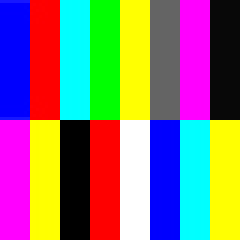
#> input picture HW11/images/q4.jpg, 80 x 80 px, found by its file name (shown 3 times larger)
$ jupyter execute HW3.ipynb   (shell and % lines are left out)   (older library calls are emulated)
#> lines starting #> are read from the running program, lines starting #| are printed output that depends on the picture
# HomeWork 3

**DeadLine : 12:00 PM 21 Mehr 1399**

**Total points : 120pts**

Import some prerequisites

[cell 1]
import cv2
import matplotlib.pyplot as plt
import numpy as np
import os
import time

Run this cell for plotting

[cell 2]
def plotter(img_list, r, w, gray, wr, hr, fig_name = None):
    '''
    Plots images' list with its' caption and saves result image if you want.

    Parameters:
        img_list (list): The list of tuples of image and its' caption.
        r (int): The number of row(s).
        w (int): The number of colunm(s).
        gray (bool): The flag for plotting images in grayscale mode.
        wr (int): The width of one figure.
        hr (int): The height of one figure.
        fig_name (str): The name of the image of the plot. if not set this parameter the plot doesn't save.
    '''

    plt.rcParams['figure.figsize'] = (wr, hr)
    for i in range(len(img_list)):
        plt.subplot(r, w, i + 1)
        if img_list[i][2] == 'img':
            if gray:
                plt.imshow(img_list[i][0], cmap = 'gray')
            else:
                plt.imshow(img_list[i][0])
            plt.xticks([])
            plt.yticks([])
        elif img_list[i][2] == 'hist':
            plt.bar(np.arange(len(img_list[i][0])), img_list[i][0], color = 'c')
        else:
            raise Exception("Only image or histogram. Use third parameter of tuples in img_list and set it to img or hist.")
        plt.title(img_list[i][1])
    if fig_name is not None:
        plt.savefig(fig_name + '.png')
    plt.show()

# PART 4

Here is for your helper functions(optional)

[cell 3]
def compute_eq(image):

    h = compute_histogram(image)
    n = sum(h)
    l = len(h)

    eq = np.array(h.copy(), dtype=float)

    for i in range(1, l):
        eq[i] += eq[i-1]

    for i in range (0, l):
        eq[i] /= n
        eq[i] *= (l - 1)
        eq[i] = round(eq[i])

    return eq

In this cell you should calculate histogram. Don't use opencv methods here. You can use your implementations from HW2.

[cell 4]
def compute_histogram(image):
    '''
    Computes histogram of the input image.

    Parameters:
        image (numpy.ndarray): The input image.

    Returns:
        numpy.ndarray: The numpy array of numbers in histogram.
    '''

    histogram = np.zeros((256), np.int)

    ####### your code ########

    rows,cols = image.shape
    for row in range(0, rows):
        for col in range(0, cols):
            histogram[image[row, col]] += 1


    ##########################

    return histogram

Implement histogram matching. Don't use modules like opencv and scikit-image.

[cell 5]
def histogram_matching(img, ref_img):
    '''
    Matchs the histogram of the input image to the histogram of reference image.

    Parameters:
        img (numpy.ndarray): The input image.
        ref_img (numpy.ndarray): The reference image.

    Returns:
        numpy.ndarray: The result image.
    '''

    out_img = img.copy()

    img_eq = compute_eq(img)
    ref_eq = compute_eq(ref_img)

    mapping = [-1]*256

    for i in range(0, len(img_eq)):
        for j in range(0, len(ref_eq)):
            if(img_eq[i] == ref_eq[j]):
                mapping[i]=j

    for i in range(len(mapping)-1, -1, -1):
        if mapping[i] == -1:
            mapping[i] = mapping[i+1]

    rows,cols = img.shape
    for row in range(0, rows):
        for col in range(0, cols):
            if mapping[img[row, col]] != -1:
                out_img[row, col] = mapping[img[row, col]]

    ##########################

    return out_img

Test your implementation (dont change this cell)

[cell 6]
img = cv2.imread(os.path.join('images', 'Q4.jpg'), cv2.IMREAD_GRAYSCALE)
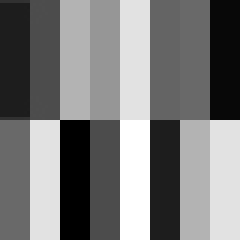
#> img: shape (80, 80) (shown 3 times larger); min 0, max 255, mean 123.1
ref_img = cv2.imread(os.path.join('images', 'Q4_ref.jpg'), cv2.IMREAD_GRAYSCALE)
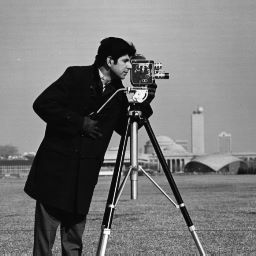
#> input picture HW03/images/Q4_ref.jpg, 256 x 256 px
#> ref_img is the input picture: shape (256, 256); min 0, max 255, mean 118.7
output = histogram_matching(img,ref_img)
#> in compute_eq, `h = compute_histogram(image)`: h = 256 values, max 1200 at index 226, min 0 at index 1, mean 25
#> in compute_eq, `n = sum(h)`: n = 6400
#> in compute_eq, `l = len(h)`: l = 256
#> in compute_eq, `eq = np.array(h.copy(), dtype=float)`: eq has the same summary as h
#> after the loop in compute_eq, `for i in range(1, l):`: eq = 256 values from 400 to 6400
#> after the loop in compute_eq, `for i in range (0, l):`: eq = 256 values from 16 to 255
#> in histogram_matching, `ref_eq = compute_eq(ref_img)`: ref_eq = 256 values from 0 to 255
#> after the loop in histogram_matching, `for i in range(0, len(img_eq)):`: mapping = 256 values, max 255 at index 255, min -1 at index 8, mean 72.26
#> the loop in histogram_matching, `for i in range(len(mapping)-1, -1, -1):` made 256 passes
#> i on passes 1 to 3: 255, 254, 253
#> after the loop in histogram_matching, `for i in range(len(mapping)-1, -1, -1):`: mapping = 256 values from 11 to 255
#> after the loop in histogram_matching, `for row in range(0, rows):`:
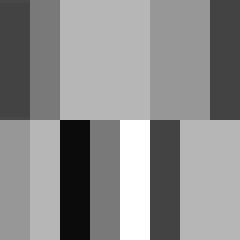
#> out_img: shape (80, 80) (shown 3 times larger); min 11, max 255, mean 140.9
h_img = compute_histogram(img)
#> h_img has the same summary as h in compute_eq
h_ref_img = compute_histogram(ref_img)
#> h_ref_img = 256 values, max 1601 at index 13, min 3 at index 250, mean 256
h_out = compute_histogram(output)
#> h_out = 256 values, max 2400 at index 182, min 0 at index 0, mean 25
image_list = []
image_list.append([img, 'input_image', 'img'])
image_list.append([ref_img, 'ref_image', 'img'])
image_list.append([output, 'result', 'img'])
image_list.append([h_img, 'img_hist', 'hist'])
image_list.append([h_ref_img, 'ref_img_hist', 'hist'])
image_list.append([h_out, 'res_hist', 'hist'])
plotter(image_list, 2, 3, True, 20, 10, 'q4')
#> the loop in plotter, `for i in range(len(img_list)):` made 6 passes
#> in plotter, `plt.savefig(fig_name + '.png')`:
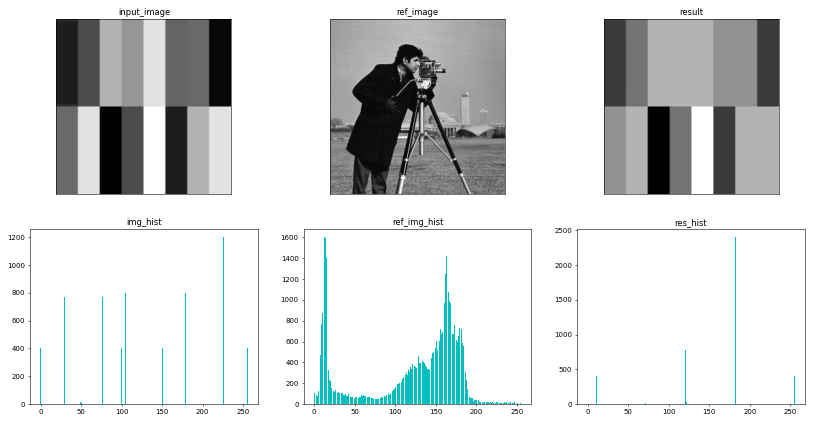
#> figure drawn by matplotlib, 6 panels; panel 4: tallest bar 1200 high, from x = 225.6 to 226.4; panel 5: tallest bar 1601 high, from x = 12.6 to 13.4; panel 6: tallest bar 2400 high, from x = 181.6 to 182.4

# PART 5

Here is for your helper functions(optional)

For making gaussian kernel don't use modules like opencv. You should implement this kernel by yourself.

[cell 7]
def gaussian_filter(size, std):
    '''
    Creates the Guassian kernel with given size and std.

    Parameters:
        size (int): The size of the kernel. It must be odd.
        std (float): The standard deviation of the kernel.

    Returns:
        numpy.ndarray: The Guassina kernel.
    '''

    kernel = np.zeros((size,size), np.float)

    ####### your code ########

    mid = int(size/2)

    k = 1/(2 * np.pi * std * std)
    for i in range(0, size):
        for j in range(0, size):
            r = mid-i
            s = mid-j
            kernel[i, j] = (1 / np.exp((r*r + s*s) / (2 * std * std)))*k

    ##########################

    return kernel

Use the OpenCV Gaussian Blur function to filter image.

[cell 8]
def opencv_filter(img):
    '''
    Applys the OpenCV's guassian blur function on input image.

    Parameters:
        img (numpy.ndarray): The input image.

    Returns:
        numpy.ndarray: The result image.
    '''

    out = None
    ####### your code ########

    out = cv2.GaussianBlur(img,(3,3),0)

    ##########################

    return out

Test your implementation (dont change this cell)

[cell 9]
img = cv2.imread(os.path.join('images', 'img5.jpg'), cv2.IMREAD_GRAYSCALE)
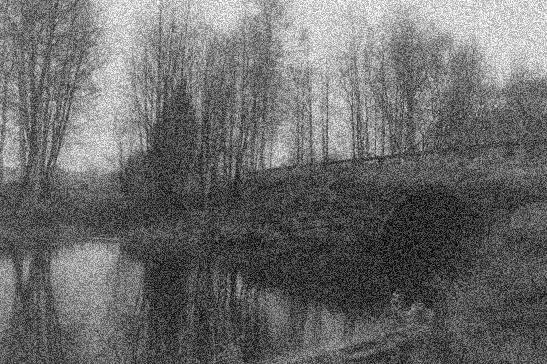
#> input picture HW03/images/img5.jpg, 547 x 364 px
#> img is the input picture: shape (364, 547); min 0, max 255, mean 106.6
size = 3
std = 1
t1 = time.time()
kernel = gaussian_filter(size, std)
#> in gaussian_filter, `kernel = np.zeros((size,size), np.float)`: kernel = [[0, 0, 0], [0, 0, 0], [0, 0, 0]]
#> in gaussian_filter, `k = 1/(2 * np.pi * std * std)`: k = 0.159
#> after the loop in gaussian_filter, `for i in range(0, size):`: kernel = [[0.0585, 0.0965, 0.0585], [0.0965, 0.159, 0.0965], [0.0585, 0.0965, 0.0585]]
out_y_imp = cv2.filter2D(img, -1, kernel)
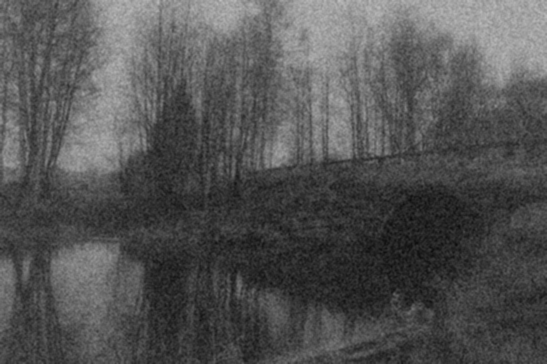
#> out_y_imp: shape (364, 547); min 12, max 191, mean 83.1
t2 = time.time()
out_ocv_imp = opencv_filter(img)
#> in opencv_filter, `out = cv2.GaussianBlur(img,(3,3),0)`:
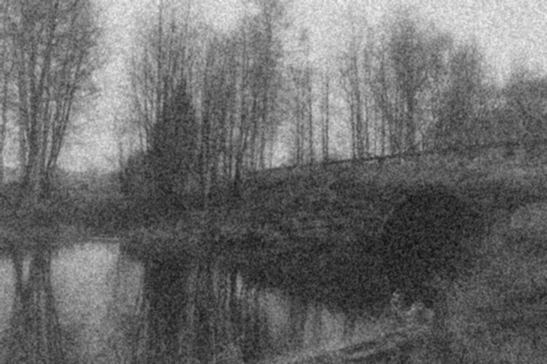
#> out: shape (364, 547); min 15, max 246, mean 106.6
t3 = time.time()
print('time for applying your guassian filter: %f s' % (t2 - t1))
print('time for applying OpenCV guassian filter: %f s' % (t3 - t2))
image_list = []
image_list.append([img, 'input_image', 'img'])
image_list.append([out_y_imp, 'result of your implementation', 'img'])
image_list.append([out_ocv_imp, 'result of OpenCV implementation', 'img'])
plotter(image_list, 1, 3, True, 20, 10, 'q5')
#> the loop in plotter (call 2), `for i in range(len(img_list)):` made 3 passes
